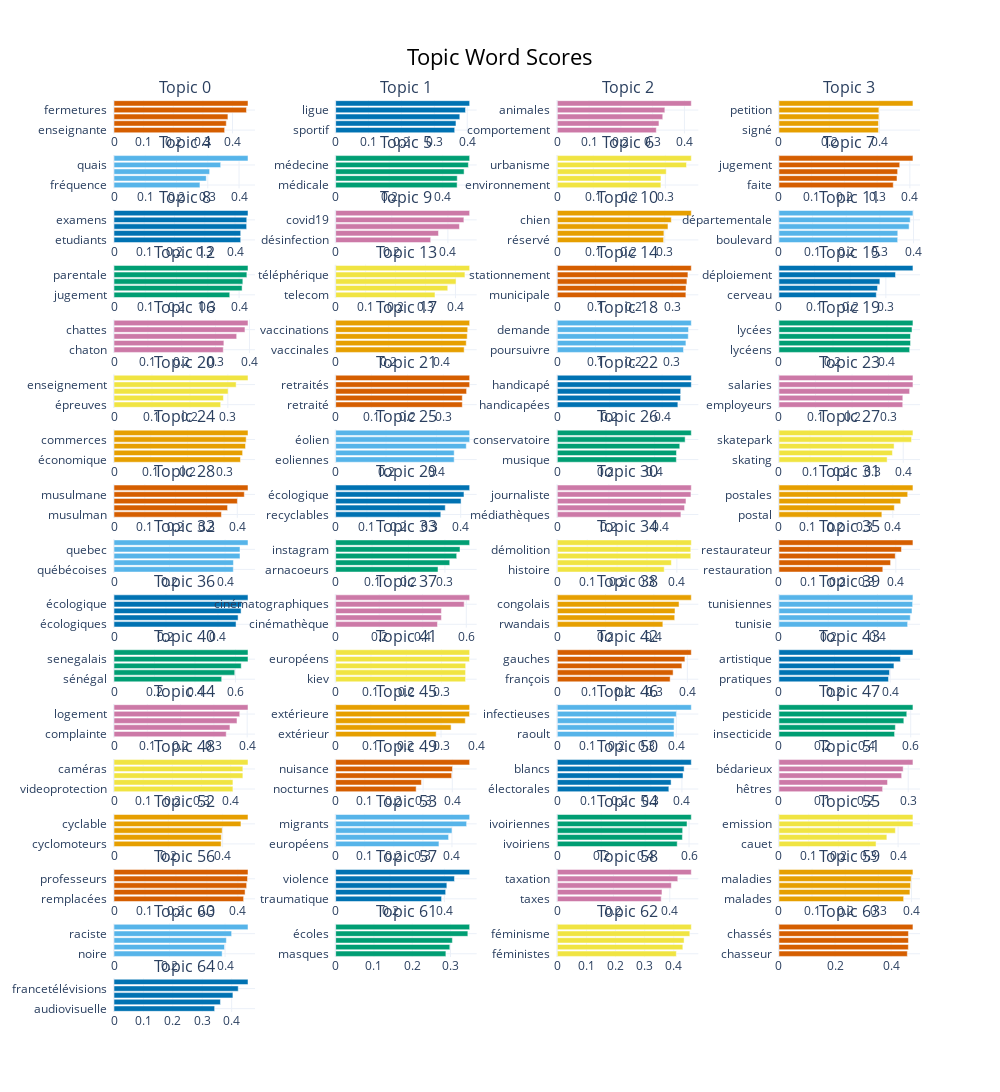

Source (notebook cell):
### Code cell
topic_model.visualize_barchart(top_n_topics=65)

### Figure 1 — Plotly figure (JSON) as saved in the notebook; plotly's stock layout.template omitted (floating-point values rounded to 4 significant figures)
{"data": [{"marker": {"color": "#D55E00"}, "orientation": "h", "type": "bar", "x": [0.3734, 0.3789, 0.3844, 0.4471, 0.4522], "xaxis": "x", "y": ["enseignante  ", "enseignantes  ", "classe  ", "fermetures  ", "fermeture  "], "yaxis": "y"}, {"marker": {"color": "#0072B2"}, "orientation": "h", "type": "bar", "x": [0.3619, 0.3658, 0.3774, 0.3948, 0.4073], "xaxis": "x2", "y": ["sportif  ", "entraînement  ", "sportives  ", "ligue  ", "danse  "], "yaxis": "y2"}, {"marker": {"color": "#CC79A7"}, "orientation": "h", "type": "bar", "x": [0.3115, 0.3199, 0.3318, 0.3384, 0.4216], "xaxis": "x3", "y": ["comportement  ", "animaliers  ", "animalier  ", "animales  ", "animaux  "], "yaxis": "y3"}, {"marker": {"color": "#E69F00"}, "orientation": "h", "type": "bar", "x": [0.3958, 0.3958, 0.3976, 0.3976, 0.533], "xaxis": "x4", "y": ["signé  ", "signe  ", "pétition  ", "petition  ", "petitionauparlement  "], "yaxis": "y4"}, {"marker": {"color": "#56B4E9"}, "orientation": "h", "type": "bar", "x": [0.2749, 0.2952, 0.3058, 0.3413, 0.4286], "xaxis": "x5", "y": ["fréquence  ", "transport  ", "paris  ", "quais  ", "entre  "], "yaxis": "y5"}, {"marker": {"color": "#009E73"}, "orientation": "h", "type": "bar", "x": [0.4538, 0.4544, 0.4799, 0.4959, 0.5007], "xaxis": "x6", "y": ["médicale  ", "médecin  ", "médecins  ", "médecine  ", "médecines  "], "yaxis": "y6"}, {"marker": {"color": "#F0E442"}, "orientation": "h", "type": "bar", "x": [0.2876, 0.2879, 0.3025, 0.3588, 0.3721], "xaxis": "x7", "y": ["environnement  ", "cadre  ", "urbanisation  ", "urbanisme  ", "écologique  "], "yaxis": "y7"}, {"marker": {"color": "#D55E00"}, "orientation": "h", "type": "bar", "x": [0.3492, 0.3607, 0.3626, 0.369, 0.4094], "xaxis": "x8", "y": ["faite  ", "pénale  ", "judiciaires  ", "jugement  ", "tribunal  "], "yaxis": "y8"}, {"marker": {"color": "#0072B2"}, "orientation": "h", "type": "bar", "x": [0.4188, 0.4188, 0.4384, 0.4388, 0.4429], "xaxis": "x9", "y": ["etudiants  ", "étudiants  ", "examen  ", "examens  ", "enseignement  "], "yaxis": "y9"}, {"marker": {"color": "#CC79A7"}, "orientation": "h", "type": "bar", "x": [0.3387, 0.3665, 0.4413, 0.457, 0.4776], "xaxis": "x10", "y": ["désinfection  ", "médecins  ", "covid  ", "covid19  ", "coronavirus  "], "yaxis": "y10"}, {"marker": {"color": "#E69F00"}, "orientation": "h", "type": "bar", "x": [0.2968, 0.2977, 0.309, 0.3183, 0.3742], "xaxis": "x11", "y": ["réservé  ", "aboiements  ", "chiots  ", "chien  ", "chiens  "], "yaxis": "y11"}, {"marker": {"color": "#56B4E9"}, "orientation": "h", "type": "bar", "x": [0.353, 0.3533, 0.387, 0.3901, 0.3984], "xaxis": "x12", "y": ["boulevard  ", "dangereux  ", "rues  ", "départementale  ", "rue  "], "yaxis": "y12"}, {"marker": {"color": "#009E73"}, "orientation": "h", "type": "bar", "x": [0.3701, 0.4096, 0.412, 0.4249, 0.4285], "xaxis": "x13", "y": ["jugement  ", "enfance  ", "enfants  ", "parentale  ", "enfant  "], "yaxis": "y13"}, {"marker": {"color": "#F0E442"}, "orientation": "h", "type": "bar", "x": [0.3316, 0.3743, 0.402, 0.4316, 0.4474], "xaxis": "x14", "y": ["telecom  ", "télé  ", "téléphonique  ", "téléphérique  ", "téléphoniques  "], "yaxis": "y14"}, {"marker": {"color": "#D55E00"}, "orientation": "h", "type": "bar", "x": [0.3359, 0.3363, 0.3386, 0.3412, 0.3501], "xaxis": "x15", "y": ["municipale  ", "parking  ", "stationnements  ", "stationnement  ", "parkings  "], "yaxis": "y15"}, {"marker": {"color": "#0072B2"}, "orientation": "h", "type": "bar", "x": [0.2732, 0.2766, 0.2832, 0.327, 0.376], "xaxis": "x16", "y": ["cerveau  ", "opérateur  ", "antenne  ", "déploiement  ", "esthétique  "], "yaxis": "y16"}, {"marker": {"color": "#CC79A7"}, "orientation": "h", "type": "bar", "x": [0.3227, 0.3245, 0.3623, 0.3868, 0.3957], "xaxis": "x17", "y": ["chaton  ", "chats  ", "chatons  ", "chattes  ", "chatte  "], "yaxis": "y17"}, {"marker": {"color": "#E69F00"}, "orientation": "h", "type": "bar", "x": [0.4837, 0.4916, 0.4952, 0.4971, 0.5044], "xaxis": "x18", "y": ["vaccinales  ", "vaccinée  ", "vaccinées  ", "vaccinations  ", "vaccination  "], "yaxis": "y18"}, {"marker": {"color": "#56B4E9"}, "orientation": "h", "type": "bar", "x": [0.3309, 0.3373, 0.3434, 0.3441, 0.3514], "xaxis": "x19", "y": ["poursuivre  ", "français  ", "logement  ", "demande  ", "titre  "], "yaxis": "y19"}, {"marker": {"color": "#009E73"}, "orientation": "h", "type": "bar", "x": [0.4842, 0.4874, 0.4874, 0.4929, 0.4963], "xaxis": "x20", "y": ["lycéens  ", "lycee  ", "lycée  ", "lycées  ", "lycéennes  "], "yaxis": "y20"}, {"marker": {"color": "#F0E442"}, "orientation": "h", "type": "bar", "x": [0.2811, 0.2883, 0.3008, 0.322, 0.3532], "xaxis": "x21", "y": ["épreuves  ", "examens  ", "examen  ", "enseignement  ", "contrôle  "], "yaxis": "y21"}, {"marker": {"color": "#D55E00"}, "orientation": "h", "type": "bar", "x": [0.353, 0.353, 0.3649, 0.3735, 0.3735], "xaxis": "x22", "y": ["retraité  ", "retraite  ", "retrait  ", "retraités  ", "retraites  "], "yaxis": "y22"}, {"marker": {"color": "#0072B2"}, "orientation": "h", "type": "bar", "x": [0.4599, 0.4703, 0.4706, 0.5112, 0.5112], "xaxis": "x23", "y": ["handicapées  ", "handicapée  ", "handicapés  ", "handicapé  ", "handicape  "], "yaxis": "y23"}, {"marker": {"color": "#CC79A7"}, "orientation": "h", "type": "bar", "x": [0.3385, 0.3387, 0.3574, 0.3664, 0.3664], "xaxis": "x24", "y": ["employeurs  ", "employeur  ", "fiscale  ", "salaries  ", "salariés  "], "yaxis": "y24"}, {"marker": {"color": "#E69F00"}, "orientation": "h", "type": "bar", "x": [0.3446, 0.3505, 0.3584, 0.3602, 0.3651], "xaxis": "x25", "y": ["économique  ", "vêtements  ", "commerciale  ", "commerces  ", "commerciaux  "], "yaxis": "y25"}, {"marker": {"color": "#56B4E9"}, "orientation": "h", "type": "bar", "x": [0.4706, 0.4706, 0.5186, 0.532, 0.532], "xaxis": "x26", "y": ["eoliennes  ", "éoliennes  ", "éoliens  ", "éolien  ", "eolien  "], "yaxis": "y26"}, {"marker": {"color": "#009E73"}, "orientation": "h", "type": "bar", "x": [0.4892, 0.4897, 0.5033, 0.5252, 0.5506], "xaxis": "x27", "y": ["musique  ", "musicaux  ", "musiques  ", "conservatoire  ", "conservatoires  "], "yaxis": "y27"}, {"marker": {"color": "#F0E442"}, "orientation": "h", "type": "bar", "x": [0.3483, 0.3654, 0.3707, 0.4269, 0.4314], "xaxis": "x28", "y": ["skating  ", "skateurs  ", "skateur  ", "skatepark  ", "skateparks  "], "yaxis": "y28"}, {"marker": {"color": "#D55E00"}, "orientation": "h", "type": "bar", "x": [0.3486, 0.3685, 0.4004, 0.4229, 0.4348], "xaxis": "x29", "y": ["musulman  ", "islamiques  ", "musulmans  ", "musulmane  ", "musulmanes  "], "yaxis": "y29"}, {"marker": {"color": "#0072B2"}, "orientation": "h", "type": "bar", "x": [0.3363, 0.3506, 0.4012, 0.4105, 0.4286], "xaxis": "x30", "y": ["recyclables  ", "microplastiques  ", "plastique  ", "écologique  ", "plastiques  "], "yaxis": "y30"}, {"marker": {"color": "#CC79A7"}, "orientation": "h", "type": "bar", "x": [0.4789, 0.4931, 0.4985, 0.5178, 0.5192], "xaxis": "x31", "y": ["médiathèques  ", "journalisme  ", "médiatique  ", "journaliste  ", "journalistique  "], "yaxis": "y31"}, {"marker": {"color": "#E69F00"}, "orientation": "h", "type": "bar", "x": [0.3615, 0.4052, 0.4275, 0.4522, 0.4706], "xaxis": "x32", "y": ["postal  ", "postier  ", "poste  ", "postales  ", "postale  "], "yaxis": "y32"}, {"marker": {"color": "#56B4E9"}, "orientation": "h", "type": "bar", "x": [0.4296, 0.43, 0.4536, 0.4536, 0.4824], "xaxis": "x33", "y": ["québécoises  ", "québécoise  ", "québec  ", "quebec  ", "québécois  "], "yaxis": "y33"}, {"marker": {"color": "#009E73"}, "orientation": "h", "type": "bar", "x": [0.281, 0.3131, 0.3323, 0.3414, 0.3679], "xaxis": "x34", "y": ["arnacoeurs  ", "twitter  ", "activists  ", "instagram  ", "facebook  "], "yaxis": "y34"}, {"marker": {"color": "#F0E442"}, "orientation": "h", "type": "bar", "x": [0.3577, 0.3815, 0.4465, 0.4465, 0.4482], "xaxis": "x35", "y": ["histoire  ", "architecturale  ", "demolition  ", "démolition  ", "démolitions  "], "yaxis": "y35"}, {"marker": {"color": "#D55E00"}, "orientation": "h", "type": "bar", "x": [0.3554, 0.382, 0.398, 0.4194, 0.4586], "xaxis": "x36", "y": ["restauration  ", "restaurant  ", "restaurants  ", "restaurateur  ", "restaurateurs  "], "yaxis": "y36"}, {"marker": {"color": "#0072B2"}, "orientation": "h", "type": "bar", "x": [0.4696, 0.4775, 0.489, 0.4909, 0.5156], "xaxis": "x37", "y": ["écologiques  ", "émissions  ", "pollution  ", "écologique  ", "pollutions  "], "yaxis": "y37"}, {"marker": {"color": "#CC79A7"}, "orientation": "h", "type": "bar", "x": [0.4677, 0.4857, 0.4857, 0.5903, 0.6155], "xaxis": "x38", "y": ["cinémathèque  ", "cinema  ", "cinéma  ", "cinématographiques  ", "cinématographique  "], "yaxis": "y38"}, {"marker": {"color": "#E69F00"}, "orientation": "h", "type": "bar", "x": [0.4374, 0.4865, 0.4878, 0.5045, 0.5553], "xaxis": "x39", "y": ["rwandais  ", "congolaise  ", "congolaises  ", "congolais  ", "congo  "], "yaxis": "y39"}, {"marker": {"color": "#56B4E9"}, "orientation": "h", "type": "bar", "x": [0.5228, 0.5335, 0.5405, 0.543, 0.5444], "xaxis": "x40", "y": ["tunisie  ", "tunisien  ", "tunisiens  ", "tunisiennes  ", "tunisienne  "], "yaxis": "y40"}, {"marker": {"color": "#009E73"}, "orientation": "h", "type": "bar", "x": [0.5317, 0.5961, 0.6281, 0.6616, 0.6616], "xaxis": "x41", "y": ["sénégal  ", "sénégalaises  ", "sénégalaise  ", "senegalais  ", "sénégalais  "], "yaxis": "y41"}, {"marker": {"color": "#F0E442"}, "orientation": "h", "type": "bar", "x": [0.3681, 0.3681, 0.3684, 0.3793, 0.3797], "xaxis": "x42", "y": ["kiev  ", "ukraine  ", "russe  ", "européens  ", "européen  "], "yaxis": "y42"}, {"marker": {"color": "#D55E00"}, "orientation": "h", "type": "bar", "x": [0.3471, 0.3562, 0.3832, 0.3925, 0.4122], "xaxis": "x43", "y": ["françois  ", "gatineau  ", "socialiste  ", "gauches  ", "gauche  "], "yaxis": "y43"}, {"marker": {"color": "#0072B2"}, "orientation": "h", "type": "bar", "x": [0.3939, 0.3975, 0.4135, 0.4368, 0.4818], "xaxis": "x44", "y": ["pratiques  ", "artiste  ", "musées  ", "artistique  ", "artistiques  "], "yaxis": "y44"}, {"marker": {"color": "#CC79A7"}, "orientation": "h", "type": "bar", "x": [0.337, 0.3482, 0.3694, 0.3776, 0.4025], "xaxis": "x45", "y": ["complainte  ", "ceux  ", "charleroi  ", "logement  ", "avoir  "], "yaxis": "y45"}, {"marker": {"color": "#E69F00"}, "orientation": "h", "type": "bar", "x": [0.2861, 0.3286, 0.369, 0.3809, 0.3814], "xaxis": "x46", "y": ["extérieur  ", "intérieure  ", "piscine  ", "extérieure  ", "piscines  "], "yaxis": "y46"}, {"marker": {"color": "#56B4E9"}, "orientation": "h", "type": "bar", "x": [0.3924, 0.3924, 0.3929, 0.4003, 0.4504], "xaxis": "x47", "y": ["raoult  ", "médecine  ", "chloroquine  ", "infectieuses  ", "hydroxychloroquine  "], "yaxis": "y47"}, {"marker": {"color": "#009E73"}, "orientation": "h", "type": "bar", "x": [0.5265, 0.53, 0.5685, 0.582, 0.6101], "xaxis": "x48", "y": ["insecticide  ", "herbicides  ", "insecticides  ", "pesticide  ", "pesticides  "], "yaxis": "y48"}, {"marker": {"color": "#F0E442"}, "orientation": "h", "type": "bar", "x": [0.4078, 0.4078, 0.4418, 0.4418, 0.4594], "xaxis": "x49", "y": ["videoprotection  ", "vidéoprotection  ", "cameras  ", "caméras  ", "vidéosurveillance  "], "yaxis": "y49"}, {"marker": {"color": "#D55E00"}, "orientation": "h", "type": "bar", "x": [0.2761, 0.2942, 0.3979, 0.4007, 0.4596], "xaxis": "x50", "y": ["nocturnes  ", "fenêtres  ", "plusieurs  ", "nuisance  ", "nuisances  "], "yaxis": "y50"}, {"marker": {"color": "#0072B2"}, "orientation": "h", "type": "bar", "x": [0.358, 0.3652, 0.4035, 0.4071, 0.43], "xaxis": "x51", "y": ["électorales  ", "électorale  ", "politiques  ", "blancs  ", "blanc  "], "yaxis": "y51"}, {"marker": {"color": "#CC79A7"}, "orientation": "h", "type": "bar", "x": [0.2406, 0.252, 0.2848, 0.2883, 0.311], "xaxis": "x52", "y": ["hêtres  ", "platanes  ", "charte  ", "bédarieux  ", "abattre  "], "yaxis": "y52"}, {"marker": {"color": "#E69F00"}, "orientation": "h", "type": "bar", "x": [0.3945, 0.3953, 0.3985, 0.4675, 0.4935], "xaxis": "x53", "y": ["cyclomoteurs  ", "cycliste  ", "cyclisme  ", "cyclable  ", "cyclables  "], "yaxis": "y53"}, {"marker": {"color": "#56B4E9"}, "orientation": "h", "type": "bar", "x": [0.3553, 0.3884, 0.4001, 0.4505, 0.4608], "xaxis": "x54", "y": ["européens  ", "campements  ", "migrant  ", "migrants  ", "migrantes  "], "yaxis": "y54"}, {"marker": {"color": "#009E73"}, "orientation": "h", "type": "bar", "x": [0.5461, 0.5697, 0.5709, 0.5908, 0.6103], "xaxis": "x55", "y": ["ivoiriens  ", "ivoirien  ", "ivoire  ", "ivoiriennes  ", "ivoirienne  "], "yaxis": "y55"}, {"marker": {"color": "#F0E442"}, "orientation": "h", "type": "bar", "x": [0.3261, 0.3623, 0.3909, 0.4499, 0.4499], "xaxis": "x56", "y": ["cauet  ", "auditeurs  ", "émissions  ", "emission  ", "émission  "], "yaxis": "y56"}, {"marker": {"color": "#D55E00"}, "orientation": "h", "type": "bar", "x": [0.4186, 0.4233, 0.4283, 0.4312, 0.4327], "xaxis": "x57", "y": ["remplacées  ", "remplacée  ", "remplacements  ", "professeurs  ", "remplacement  "], "yaxis": "y57"}, {"marker": {"color": "#0072B2"}, "orientation": "h", "type": "bar", "x": [0.3897, 0.4048, 0.4092, 0.4371, 0.493], "xaxis": "x58", "y": ["traumatique  ", "contre  ", "féministe  ", "violence  ", "violences  "], "yaxis": "y58"}, {"marker": {"color": "#CC79A7"}, "orientation": "h", "type": "bar", "x": [0.3695, 0.3722, 0.4055, 0.4284, 0.4765], "xaxis": "x59", "y": ["taxes  ", "taxe  ", "fiscal  ", "taxation  ", "fiscale  "], "yaxis": "y59"}, {"marker": {"color": "#E69F00"}, "orientation": "h", "type": "bar", "x": [0.3765, 0.3954, 0.3974, 0.3993, 0.4046], "xaxis": "x60", "y": ["malades  ", "diagnostiqués  ", "traitement  ", "maladies  ", "traitements  "], "yaxis": "y60"}, {"marker": {"color": "#56B4E9"}, "orientation": "h", "type": "bar", "x": [0.3894, 0.398, 0.4046, 0.4236, 0.4826], "xaxis": "x61", "y": ["noire  ", "noir  ", "noires  ", "raciste  ", "racisme  "], "yaxis": "y61"}, {"marker": {"color": "#009E73"}, "orientation": "h", "type": "bar", "x": [0.2879, 0.2982, 0.3049, 0.3453, 0.35], "xaxis": "x62", "y": ["masques  ", "enfance  ", "correctement  ", "écoles  ", "école  "], "yaxis": "y62"}, {"marker": {"color": "#F0E442"}, "orientation": "h", "type": "bar", "x": [0.4089, 0.4312, 0.4354, 0.4551, 0.4602], "xaxis": "x63", "y": ["féministes  ", "femmes  ", "féministe  ", "féminisme  ", "sexisme  "], "yaxis": "y63"}, {"marker": {"color": "#D55E00"}, "orientation": "h", "type": "bar", "x": [0.4579, 0.4615, 0.4619, 0.4619, 0.4779], "xaxis": "x64", "y": ["chasseur  ", "chasse  ", "chasses  ", "chassés  ", "chasseurs  "], "yaxis": "y64"}, {"marker": {"color": "#0072B2"}, "orientation": "h", "type": "bar", "x": [0.3421, 0.3618, 0.4043, 0.4223, 0.4556], "xaxis": "x65", "y": ["audiovisuelle  ", "télévisés  ", "téléviseurs  ", "francetélévisions  ", "télévisuelle  "], "yaxis": "y65"}], "layout": {"annotations": [{"font": {"size": 16}, "showarrow": false, "text": "Topic 0", "x": 0.0875, "xanchor": "center", "xref": "paper", "y": 1, "yanchor": "bottom", "yref": "paper"}, {"font": {"size": 16}, "showarrow": false, "text": "Topic 1", "x": 0.3625, "xanchor": "center", "xref": "paper", "y": 1, "yanchor": "bottom", "yref": "paper"}, {"font": {"size": 16}, "showarrow": false, "text": "Topic 2", "x": 0.6375, "xanchor": "center", "xref": "paper", "y": 1, "yanchor": "bottom", "yref": "paper"}, {"font": {"size": 16}, "showarrow": false, "text": "Topic 3", "x": 0.9125, "xanchor": "center", "xref": "paper", "y": 1, "yanchor": "bottom", "yref": "paper"}, {"font": {"size": 16}, "showarrow": false, "text": "Topic 4", "x": 0.0875, "xanchor": "center", "xref": "paper", "y": 0.9398, "yanchor": "bottom", "yref": "paper"}, {"font": {"size": 16}, "showarrow": false, "text": "Topic 5", "x": 0.3625, "xanchor": "center", "xref": "paper", "y": 0.9398, "yanchor": "bottom", "yref": "paper"}, {"font": {"size": 16}, "showarrow": false, "text": "Topic 6", "x": 0.6375, "xanchor": "center", "xref": "paper", "y": 0.9398, "yanchor": "bottom", "yref": "paper"}, {"font": {"size": 16}, "showarrow": false, "text": "Topic 7", "x": 0.9125, "xanchor": "center", "xref": "paper", "y": 0.9398, "yanchor": "bottom", "yref": "paper"}, {"font": {"size": 16}, "showarrow": false, "text": "Topic 8", "x": 0.0875, "xanchor": "center", "xref": "paper", "y": 0.8796, "yanchor": "bottom", "yref": "paper"}, {"font": {"size": 16}, "showarrow": false, "text": "Topic 9", "x": 0.3625, "xanchor": "center", "xref": "paper", "y": 0.8796, "yanchor": "bottom", "yref": "paper"}, {"font": {"size": 16}, "showarrow": false, "text": "Topic 10", "x": 0.6375, "xanchor": "center", "xref": "paper", "y": 0.8796, "yanchor": "bottom", "yref": "paper"}, {"font": {"size": 16}, "showarrow": false, "text": "Topic 11", "x": 0.9125, "xanchor": "center", "xref": "paper", "y": 0.8796, "yanchor": "bottom", "yref": "paper"}, {"font": {"size": 16}, "showarrow": false, "text": "Topic 12", "x": 0.0875, "xanchor": "center", "xref": "paper", "y": 0.8194, "yanchor": "bottom", "yref": "paper"}, {"font": {"size": 16}, "showarrow": false, "text": "Topic 13", "x": 0.3625, "xanchor": "center", "xref": "paper", "y": 0.8194, "yanchor": "bottom", "yref": "paper"}, {"font": {"size": 16}, "showarrow": false, "text": "Topic 14", "x": 0.6375, "xanchor": "center", "xref": "paper", "y": 0.8194, "yanchor": "bottom", "yref": "paper"}, {"font": {"size": 16}, "showarrow": false, "text": "Topic 15", "x": 0.9125, "xanchor": "center", "xref": "paper", "y": 0.8194, "yanchor": "bottom", "yref": "paper"}, {"font": {"size": 16}, "showarrow": false, "text": "Topic 16", "x": 0.0875, "xanchor": "center", "xref": "paper", "y": 0.7592, "yanchor": "bottom", "yref": "paper"}, {"font": {"size": 16}, "showarrow": false, "text": "Topic 17", "x": 0.3625, "xanchor": "center", "xref": "paper", "y": 0.7592, "yanchor": "bottom", "yref": "paper"}, {"font": {"size": 16}, "showarrow": false, "text": "Topic 18", "x": 0.6375, "xanchor": "center", "xref": "paper", "y": 0.7592, "yanchor": "bottom", "yref": "paper"}, {"font": {"size": 16}, "showarrow": false, "text": "Topic 19", "x": 0.9125, "xanchor": "center", "xref": "paper", "y": 0.7592, "yanchor": "bottom", "yref": "paper"}, {"font": {"size": 16}, "showarrow": false, "text": "Topic 20", "x": 0.0875, "xanchor": "center", "xref": "paper", "y": 0.699, "yanchor": "bottom", "yref": "paper"}, {"font": {"size": 16}, "showarrow": false, "text": "Topic 21", "x": 0.3625, "xanchor": "center", "xref": "paper", "y": 0.699, "yanchor": "bottom", "yref": "paper"}, {"font": {"size": 16}, "showarrow": false, "text": "Topic 22", "x": 0.6375, "xanchor": "center", "xref": "paper", "y": 0.699, "yanchor": "bottom", "yref": "paper"}, {"font": {"size": 16}, "showarrow": false, "text": "Topic 23", "x": 0.9125, "xanchor": "center", "xref": "paper", "y": 0.699, "yanchor": "bottom", "yref": "paper"}, {"font": {"size": 16}, "showarrow": false, "text": "Topic 24", "x": 0.0875, "xanchor": "center", "xref": "paper", "y": 0.6388, "yanchor": "bottom", "yref": "paper"}, {"font": {"size": 16}, "showarrow": false, "text": "Topic 25", "x": 0.3625, "xanchor": "center", "xref": "paper", "y": 0.6388, "yanchor": "bottom", "yref": "paper"}, {"font": {"size": 16}, "showarrow": false, "text": "Topic 26", "x": 0.6375, "xanchor": "center", "xref": "paper", "y": 0.6388, "yanchor": "bottom", "yref": "paper"}, {"font": {"size": 16}, "showarrow": false, "text": "Topic 27", "x": 0.9125, "xanchor": "center", "xref": "paper", "y": 0.6388, "yanchor": "bottom", "yref": "paper"}, {"font": {"size": 16}, "showarrow": false, "text": "Topic 28", "x": 0.0875, "xanchor": "center", "xref": "paper", "y": 0.5785, "yanchor": "bottom", "yref": "paper"}, {"font": {"size": 16}, "showarrow": false, "text": "Topic 29", "x": 0.3625, "xanchor": "center", "xref": "paper", "y": 0.5785, "yanchor": "bottom", "yref": "paper"}, {"font": {"size": 16}, "showarrow": false, "text": "Topic 30", "x": 0.6375, "xanchor": "center", "xref": "paper", "y": 0.5785, "yanchor": "bottom", "yref": "paper"}, {"font": {"size": 16}, "showarrow": false, "text": "Topic 31", "x": 0.9125, "xanchor": "center", "xref": "paper", "y": 0.5785, "yanchor": "bottom", "yref": "paper"}, {"font": {"size": 16}, "showarrow": false, "text": "Topic 32", "x": 0.0875, "xanchor": "center", "xref": "paper", "y": 0.5183, "yanchor": "bottom", "yref": "paper"}, {"font": {"size": 16}, "showarrow": false, "text": "Topic 33", "x": 0.3625, "xanchor": "center", "xref": "paper", "y": 0.5183, "yanchor": "bottom", "yref": "paper"}, {"font": {"size": 16}, "showarrow": false, "text": "Topic 34", "x": 0.6375, "xanchor": "center", "xref": "paper", "y": 0.5183, "yanchor": "bottom", "yref": "paper"}, {"font": {"size": 16}, "showarrow": false, "text": "Topic 35", "x": 0.9125, "xanchor": "center", "xref": "paper", "y": 0.5183, "yanchor": "bottom", "yref": "paper"}, {"font": {"size": 16}, "showarrow": false, "text": "Topic 36", "x": 0.0875, "xanchor": "center", "xref": "paper", "y": 0.4581, "yanchor": "bottom", "yref": "paper"}, {"font": {"size": 16}, "showarrow": false, "text": "Topic 37", "x": 0.3625, "xanchor": "center", "xref": "paper", "y": 0.4581, "yanchor": "bottom", "yref": "paper"}, {"font": {"size": 16}, "showarrow": false, "text": "Topic 38", "x": 0.6375, "xanchor": "center", "xref": "paper", "y": 0.4581, "yanchor": "bottom", "yref": "paper"}, {"font": {"size": 16}, "showarrow": false, "text": "Topic 39", "x": 0.9125, "xanchor": "center", "xref": "paper", "y": 0.4581, "yanchor": "bottom", "yref": "paper"}, {"font": {"size": 16}, "showarrow": false, "text": "Topic 40", "x": 0.0875, "xanchor": "center", "xref": "paper", "y": 0.3979, "yanchor": "bottom", "yref": "paper"}, {"font": {"size": 16}, "showarrow": false, "text": "Topic 41", "x": 0.3625, "xanchor": "center", "xref": "paper", "y": 0.3979, "yanchor": "bottom", "yref": "paper"}, {"font": {"size": 16}, "showarrow": false, "text": "Topic 42", "x": 0.6375, "xanchor": "center", "xref": "paper", "y": 0.3979, "yanchor": "bottom", "yref": "paper"}, {"font": {"size": 16}, "showarrow": false, "text": "Topic 43", "x": 0.9125, "xanchor": "center", "xref": "paper", "y": 0.3979, "yanchor": "bottom", "yref": "paper"}, {"font": {"size": 16}, "showarrow": false, "text": "Topic 44", "x": 0.0875, "xanchor": "center", "xref": "paper", "y": 0.3377, "yanchor": "bottom", "yref": "paper"}, {"font": {"size": 16}, "showarrow": false, "text": "Topic 45", "x": 0.3625, "xanchor": "center", "xref": "paper", "y": 0.3377, "yanchor": "bottom", "yref": "paper"}, {"font": {"size": 16}, "showarrow": false, "text": "Topic 46", "x": 0.6375, "xanchor": "center", "xref": "paper", "y": 0.3377, "yanchor": "bottom", "yref": "paper"}, {"font": {"size": 16}, "showarrow": false, "text": "Topic 47", "x": 0.9125, "xanchor": "center", "xref": "paper", "y": 0.3377, "yanchor": "bottom", "yref": "paper"}, {"font": {"size": 16}, "showarrow": false, "text": "Topic 48", "x": 0.0875, "xanchor": "center", "xref": "paper", "y": 0.2775, "yanchor": "bottom", "yref": "paper"}, {"font": {"size": 16}, "showarrow": false, "text": "Topic 49", "x": 0.3625, "xanchor": "center", "xref": "paper", "y": 0.2775, "yanchor": "bottom", "yref": "paper"}, {"font": {"size": 16}, "showarrow": false, "text": "Topic 50", "x": 0.6375, "xanchor": "center", "xref": "paper", "y": 0.2775, "yanchor": "bottom", "yref": "paper"}, {"font": {"size": 16}, "showarrow": false, "text": "Topic 51", "x": 0.9125, "xanchor": "center", "xref": "paper", "y": 0.2775, "yanchor": "bottom", "yref": "paper"}, {"font": {"size": 16}, "showarrow": false, "text": "Topic 52", "x": 0.0875, "xanchor": "center", "xref": "paper", "y": 0.2173, "yanchor": "bottom", "yref": "paper"}, {"font": {"size": 16}, "showarrow": false, "text": "Topic 53", "x": 0.3625, "xanchor": "center", "xref": "paper", "y": 0.2173, "yanchor": "bottom", "yref": "paper"}, {"font": {"size": 16}, "showarrow": false, "text": "Topic 54", "x": 0.6375, "xanchor": "center", "xref": "paper", "y": 0.2173, "yanchor": "bottom", "yref": "paper"}, {"font": {"size": 16}, "showarrow": false, "text": "Topic 55", "x": 0.9125, "xanchor": "center", "xref": "paper", "y": 0.2173, "yanchor": "bottom", "yref": "paper"}, {"font": {"size": 16}, "showarrow": false, "text": "Topic 56", "x": 0.0875, "xanchor": "center", "xref": "paper", "y": 0.1571, "yanchor": "bottom", "yref": "paper"}, {"font": {"size": 16}, "showarrow": false, "text": "Topic 57", "x": 0.3625, "xanchor": "center", "xref": "paper", "y": 0.1571, "yanchor": "bottom", "yref": "paper"}, {"font": {"size": 16}, "showarrow": false, "text": "Topic 58", "x": 0.6375, "xanchor": "center", "xref": "paper", "y": 0.1571, "yanchor": "bottom", "yref": "paper"}, {"font": {"size": 16}, "showarrow": false, "text": "Topic 59", "x": 0.9125, "xanchor": "center", "xref": "paper", "y": 0.1571, "yanchor": "bottom", "yref": "paper"}, {"font": {"size": 16}, "showarrow": false, "text": "Topic 60", "x": 0.0875, "xanchor": "center", "xref": "paper", "y": 0.09689, "yanchor": "bottom", "yref": "paper"}, {"font": {"size": 16}, "showarrow": false, "text": "Topic 61", "x": 0.3625, "xanchor": "center", "xref": "paper", "y": 0.09689, "yanchor": "bottom", "yref": "paper"}, {"font": {"size": 16}, "showarrow": false, "text": "Topic 62", "x": 0.6375, "xanchor": "center", "xref": "paper", "y": 0.09689, "yanchor": "bottom", "yref": "paper"}, {"font": {"size": 16}, "showarrow": false, "text": "Topic 63", "x": 0.9125, "xanchor": "center", "xref": "paper", "y": 0.09689, "yanchor": "bottom", "yref": "paper"}, {"font": {"size": 16}, "showarrow": false, "text": "Topic 64", "x": 0.0875, "xanchor": "center", "xref": "paper", "y": 0.03668, "yanchor": "bottom", "yref": "paper"}], "height": 4250, "hoverlabel": {"bgcolor": "white", "font": {"family": "Rockwell", "size": 16}}, "showlegend": false, "title": {"font": {"color": "Black", "size": 22}, "text": "Topic Word Scores", "x": 0.5, "xanchor": "center", "yanchor": "top"}, "width": 1000, "xaxis": {"anchor": "y", "domain": [0, 0.175], "showgrid": true}, "xaxis10": {"anchor": "y10", "domain": [0.275, 0.45], "showgrid": true}, "xaxis11": {"anchor": "y11", "domain": [0.55, 0.725], "showgrid": true}, "xaxis12": {"anchor": "y12", "domain": [0.825, 1], "showgrid": true}, "xaxis13": {"anchor": "y13", "domain": [0, 0.175], "showgrid": true}, "xaxis14": {"anchor": "y14", "domain": [0.275, 0.45], "showgrid": true}, "xaxis15": {"anchor": "y15", "domain": [0.55, 0.725], "showgrid": true}, "xaxis16": {"anchor": "y16", "domain": [0.825, 1], "showgrid": true}, "xaxis17": {"anchor": "y17", "domain": [0, 0.175], "showgrid": true}, "xaxis18": {"anchor": "y18", "domain": [0.275, 0.45], "showgrid": true}, "xaxis19": {"anchor": "y19", "domain": [0.55, 0.725], "showgrid": true}, "xaxis2": {"anchor": "y2", "domain": [0.275, 0.45], "showgrid": true}, "xaxis20": {"anchor": "y20", "domain": [0.825, 1], "showgrid": true}, "xaxis21": {"anchor": "y21", "domain": [0, 0.175], "showgrid": true}, "xaxis22": {"anchor": "y22", "domain": [0.275, 0.45], "showgrid": true}, "xaxis23": {"anchor": "y23", "domain": [0.55, 0.725], "showgrid": true}, "xaxis24": {"anchor": "y24", "domain": [0.825, 1], "showgrid": true}, "xaxis25": {"anchor": "y25", "domain": [0, 0.175], "showgrid": true}, "xaxis26": {"anchor": "y26", "domain": [0.275, 0.45], "showgrid": true}, "xaxis27": {"anchor": "y27", "domain": [0.55, 0.725], "showgrid": true}, "xaxis28": {"anchor": "y28", "domain": [0.825, 1], "showgrid": true}, "xaxis29": {"anchor": "y29", "domain": [0, 0.175], "showgrid": true}, "xaxis3": {"anchor": "y3", "domain": [0.55, 0.725], "showgrid": true}, "xaxis30": {"anchor": "y30", "domain": [0.275, 0.45], "showgrid": true}, "xaxis31": {"anchor": "y31", "domain": [0.55, 0.725], "showgrid": true}, "xaxis32": {"anchor": "y32", "domain": [0.825, 1], "showgrid": true}, "xaxis33": {"anchor": "y33", "domain": [0, 0.175], "showgrid": true}, "xaxis34": {"anchor": "y34", "domain": [0.275, 0.45], "showgrid": true}, "xaxis35": {"anchor": "y35", "domain": [0.55, 0.725], "showgrid": true}, "xaxis36": {"anchor": "y36", "domain": [0.825, 1], "showgrid": true}, "xaxis37": {"anchor": "y37", "domain": [0, 0.175], "showgrid": true}, "xaxis38": {"anchor": "y38", "domain": [0.275, 0.45], "showgrid": true}, "xaxis39": {"anchor": "y39", "domain": [0.55, 0.725], "showgrid": true}, "xaxis4": {"anchor": "y4", "domain": [0.825, 1], "showgrid": true}, "xaxis40": {"anchor": "y40", "domain": [0.825, 1], "showgrid": true}, "xaxis41": {"anchor": "y41", "domain": [0, 0.175], "showgrid": true}, "xaxis42": {"anchor": "y42", "domain": [0.275, 0.45], "showgrid": true}, "xaxis43": {"anchor": "y43", "domain": [0.55, 0.725], "showgrid": true}, "xaxis44": {"anchor": "y44", "domain": [0.825, 1], "showgrid": true}, "xaxis45": {"anchor": "y45", "domain": [0, 0.175], "showgrid": true}, "xaxis46": {"anchor": "y46", "domain": [0.275, 0.45], "showgrid": true}, "xaxis47": {"anchor": "y47", "domain": [0.55, 0.725], "showgrid": true}, "xaxis48": {"anchor": "y48", "domain": [0.825, 1], "showgrid": true}, "xaxis49": {"anchor": "y49", "domain": [0, 0.175], "showgrid": true}, "xaxis5": {"anchor": "y5", "domain": [0, 0.175], "showgrid": true}, "xaxis50": {"anchor": "y50", "domain": [0.275, 0.45], "showgrid": true}, "xaxis51": {"anchor": "y51", "domain": [0.55, 0.725], "showgrid": true}, "xaxis52": {"anchor": "y52", "domain": [0.825, 1], "showgrid": true}, "xaxis53": {"anchor": "y53", "domain": [0, 0.175], "showgrid": true}, "xaxis54": {"anchor": "y54", "domain": [0.275, 0.45], "showgrid": true}, "xaxis55": {"anchor": "y55", "domain": [0.55, 0.725], "showgrid": true}, "xaxis56": {"anchor": "y56", "domain": [0.825, 1], "showgrid": true}, "xaxis57": {"anchor": "y57", "domain": [0, 0.175], "showgrid": true}, "xaxis58": {"anchor": "y58", "domain": [0.275, 0.45], "showgrid": true}, "xaxis59": {"anchor": "y59", "domain": [0.55, 0.725], "showgrid": true}, "xaxis6": {"anchor": "y6", "domain": [0.275, 0.45], "showgrid": true}, "xaxis60": {"anchor": "y60", "domain": [0.825, 1], "showgrid": true}, "xaxis61": {"anchor": "y61", "domain": [0, 0.175], "showgrid": true}, "xaxis62": {"anchor": "y62", "domain": [0.275, 0.45], "showgrid": true}, "xaxis63": {"anchor": "y63", "domain": [0.55, 0.725], "showgrid": true}, "xaxis64": {"anchor": "y64", "domain": [0.825, 1], "showgrid": true}, "xaxis65": {"anchor": "y65", "domain": [0, 0.175], "showgrid": true}, "xaxis66": {"anchor": "y66", "domain": [0.275, 0.45], "showgrid": true}, "xaxis67": {"anchor": "y67", "domain": [0.55, 0.725], "showgrid": true}, "xaxis68": {"anchor": "y68", "domain": [0.825, 1], "showgrid": true}, "xaxis7": {"anchor": "y7", "domain": [0.55, 0.725], "showgrid": true}, "xaxis8": {"anchor": "y8", "domain": [0.825, 1], "showgrid": true}, "xaxis9": {"anchor": "y9", "domain": [0, 0.175], "showgrid": true}, "yaxis": {"anchor": "x", "domain": [0.9633, 1], "showgrid": true}, "yaxis10": {"anchor": "x10", "domain": [0.8429, 0.8796], "showgrid": true}, "yaxis11": {"anchor": "x11", "domain": [0.8429, 0.8796], "showgrid": true}, "yaxis12": {"anchor": "x12", "domain": [0.8429, 0.8796], "showgrid": true}, "yaxis13": {"anchor": "x13", "domain": [0.7827, 0.8194], "showgrid": true}, "yaxis14": {"anchor": "x14", "domain": [0.7827, 0.8194], "showgrid": true}, "yaxis15": {"anchor": "x15", "domain": [0.7827, 0.8194], "showgrid": true}, "yaxis16": {"anchor": "x16", "domain": [0.7827, 0.8194], "showgrid": true}, "yaxis17": {"anchor": "x17", "domain": [0.7225, 0.7592], "showgrid": true}, "yaxis18": {"anchor": "x18", "domain": [0.7225, 0.7592], "showgrid": true}, "yaxis19": {"anchor": "x19", "domain": [0.7225, 0.7592], "showgrid": true}, "yaxis2": {"anchor": "x2", "domain": [0.9633, 1], "showgrid": true}, "yaxis20": {"anchor": "x20", "domain": [0.7225, 0.7592], "showgrid": true}, "yaxis21": {"anchor": "x21", "domain": [0.6623, 0.699], "showgrid": true}, "yaxis22": {"anchor": "x22", "domain": [0.6623, 0.699], "showgrid": true}, "yaxis23": {"anchor": "x23", "domain": [0.6623, 0.699], "showgrid": true}, "yaxis24": {"anchor": "x24", "domain": [0.6623, 0.699], "showgrid": true}, "yaxis25": {"anchor": "x25", "domain": [0.6021, 0.6388], "showgrid": true}, "yaxis26": {"anchor": "x26", "domain": [0.6021, 0.6388], "showgrid": true}, "yaxis27": {"anchor": "x27", "domain": [0.6021, 0.6388], "showgrid": true}, "yaxis28": {"anchor": "x28", "domain": [0.6021, 0.6388], "showgrid": true}, "yaxis29": {"anchor": "x29", "domain": [0.5419, 0.5785], "showgrid": true}, "yaxis3": {"anchor": "x3", "domain": [0.9633, 1], "showgrid": true}, "yaxis30": {"anchor": "x30", "domain": [0.5419, 0.5785], "showgrid": true}, "yaxis31": {"anchor": "x31", "domain": [0.5419, 0.5785], "showgrid": true}, "yaxis32": {"anchor": "x32", "domain": [0.5419, 0.5785], "showgrid": true}, "yaxis33": {"anchor": "x33", "domain": [0.4817, 0.5183], "showgrid": true}, "yaxis34": {"anchor": "x34", "domain": [0.4817, 0.5183], "showgrid": true}, "yaxis35": {"anchor": "x35", "domain": [0.4817, 0.5183], "showgrid": true}, "yaxis36": {"anchor": "x36", "domain": [0.4817, 0.5183], "showgrid": true}, "yaxis37": {"anchor": "x37", "domain": [0.4215, 0.4581], "showgrid": true}, "yaxis38": {"anchor": "x38", "domain": [0.4215, 0.4581], "showgrid": true}, "yaxis39": {"anchor": "x39", "domain": [0.4215, 0.4581], "showgrid": true}, "yaxis4": {"anchor": "x4", "domain": [0.9633, 1], "showgrid": true}, "yaxis40": {"anchor": "x40", "domain": [0.4215, 0.4581], "showgrid": true}, "yaxis41": {"anchor": "x41", "domain": [0.3612, 0.3979], "showgrid": true}, "yaxis42": {"anchor": "x42", "domain": [0.3612, 0.3979], "showgrid": true}, "yaxis43": {"anchor": "x43", "domain": [0.3612, 0.3979], "showgrid": true}, "yaxis44": {"anchor": "x44", "domain": [0.3612, 0.3979], "showgrid": true}, "yaxis45": {"anchor": "x45", "domain": [0.301, 0.3377], "showgrid": true}, "yaxis46": {"anchor": "x46", "domain": [0.301, 0.3377], "showgrid": true}, "yaxis47": {"anchor": "x47", "domain": [0.301, 0.3377], "showgrid": true}, "yaxis48": {"anchor": "x48", "domain": [0.301, 0.3377], "showgrid": true}, "yaxis49": {"anchor": "x49", "domain": [0.2408, 0.2775], "showgrid": true}, "yaxis5": {"anchor": "x5", "domain": [0.9031, 0.9398], "showgrid": true}, "yaxis50": {"anchor": "x50", "domain": [0.2408, 0.2775], "showgrid": true}, "yaxis51": {"anchor": "x51", "domain": [0.2408, 0.2775], "showgrid": true}, "yaxis52": {"anchor": "x52", "domain": [0.2408, 0.2775], "showgrid": true}, "yaxis53": {"anchor": "x53", "domain": [0.1806, 0.2173], "showgrid": true}, "yaxis54": {"anchor": "x54", "domain": [0.1806, 0.2173], "showgrid": true}, "yaxis55": {"anchor": "x55", "domain": [0.1806, 0.2173], "showgrid": true}, "yaxis56": {"anchor": "x56", "domain": [0.1806, 0.2173], "showgrid": true}, "yaxis57": {"anchor": "x57", "domain": [0.1204, 0.1571], "showgrid": true}, "yaxis58": {"anchor": "x58", "domain": [0.1204, 0.1571], "showgrid": true}, "yaxis59": {"anchor": "x59", "domain": [0.1204, 0.1571], "showgrid": true}, "yaxis6": {"anchor": "x6", "domain": [0.9031, 0.9398], "showgrid": true}, "yaxis60": {"anchor": "x60", "domain": [0.1204, 0.1571], "showgrid": true}, "yaxis61": {"anchor": "x61", "domain": [0.06021, 0.09689], "showgrid": true}, "yaxis62": {"anchor": "x62", "domain": [0.06021, 0.09689], "showgrid": true}, "yaxis63": {"anchor": "x63", "domain": [0.06021, 0.09689], "showgrid": true}, "yaxis64": {"anchor": "x64", "domain": [0.06021, 0.09689], "showgrid": true}, "yaxis65": {"anchor": "x65", "domain": [0, 0.03668], "showgrid": true}, "yaxis66": {"anchor": "x66", "domain": [0, 0.03668], "showgrid": true}, "yaxis67": {"anchor": "x67", "domain": [0, 0.03668], "showgrid": true}, "yaxis68": {"anchor": "x68", "domain": [0, 0.03668], "showgrid": true}, "yaxis7": {"anchor": "x7", "domain": [0.9031, 0.9398], "showgrid": true}, "yaxis8": {"anchor": "x8", "domain": [0.9031, 0.9398], "showgrid": true}, "yaxis9": {"anchor": "x9", "domain": [0.8429, 0.8796], "showgrid": true}}}
